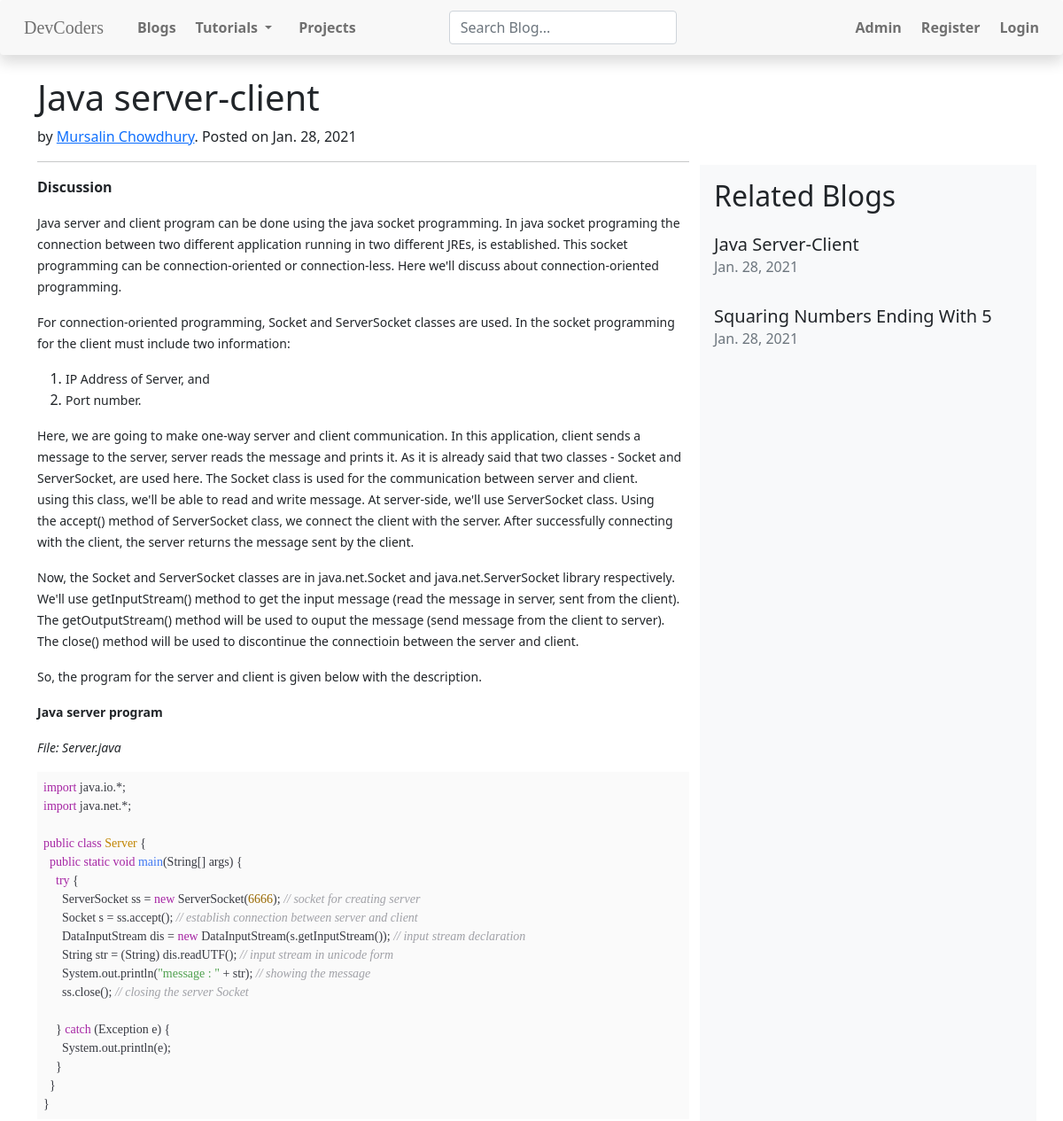
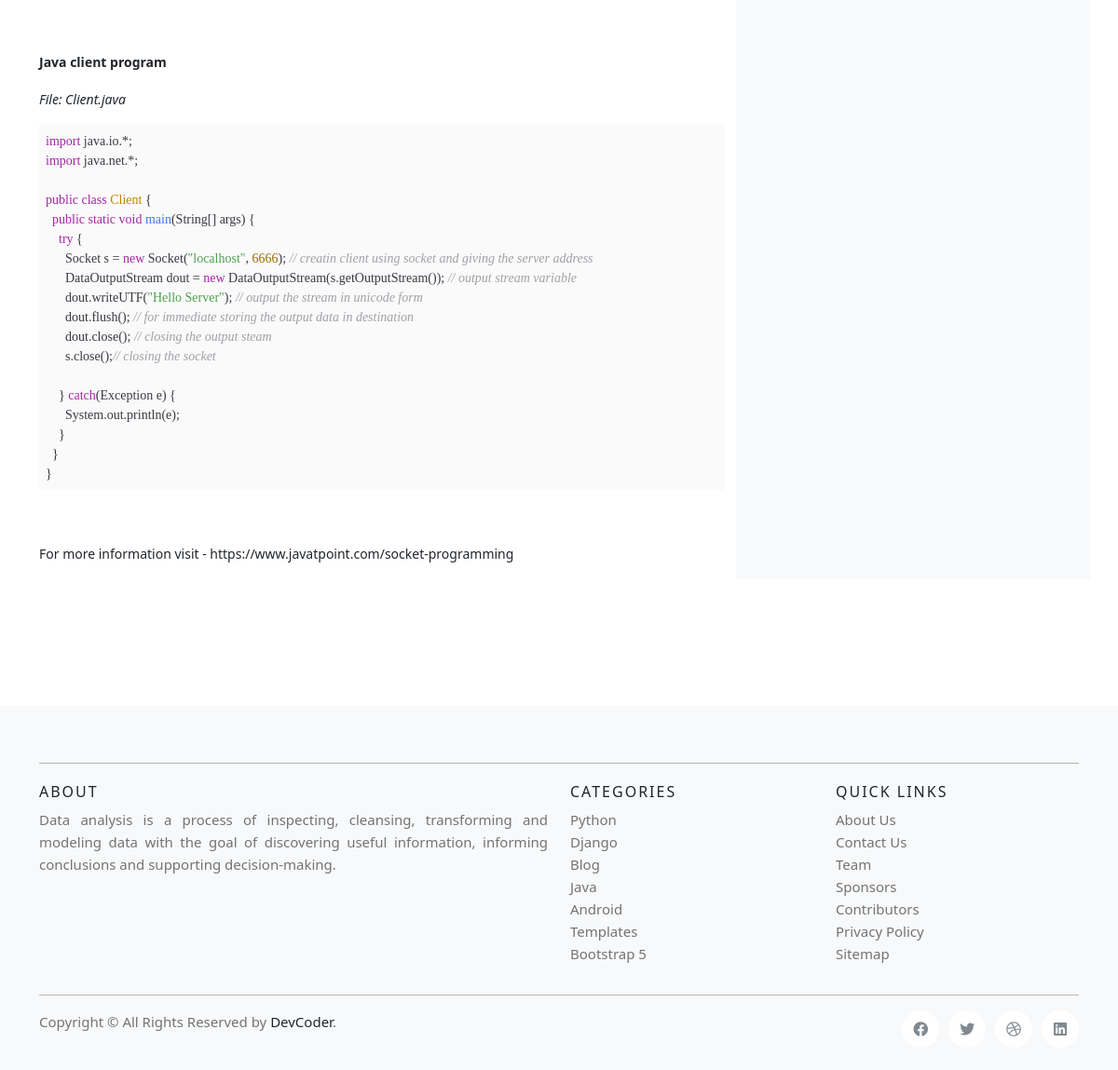
The page //java-server-client/ on the database as committed earlier (2 pictures, top to bottom).
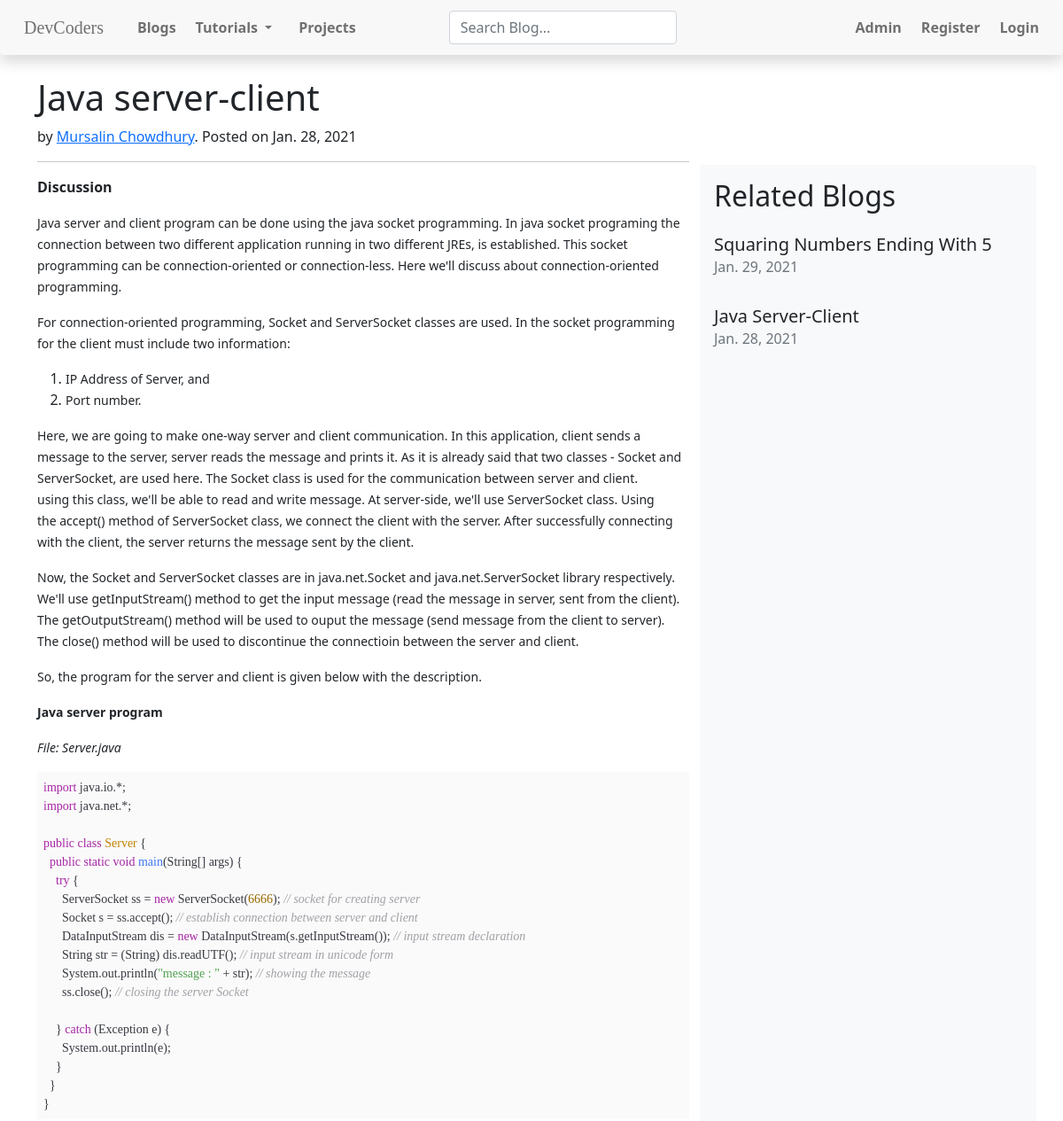
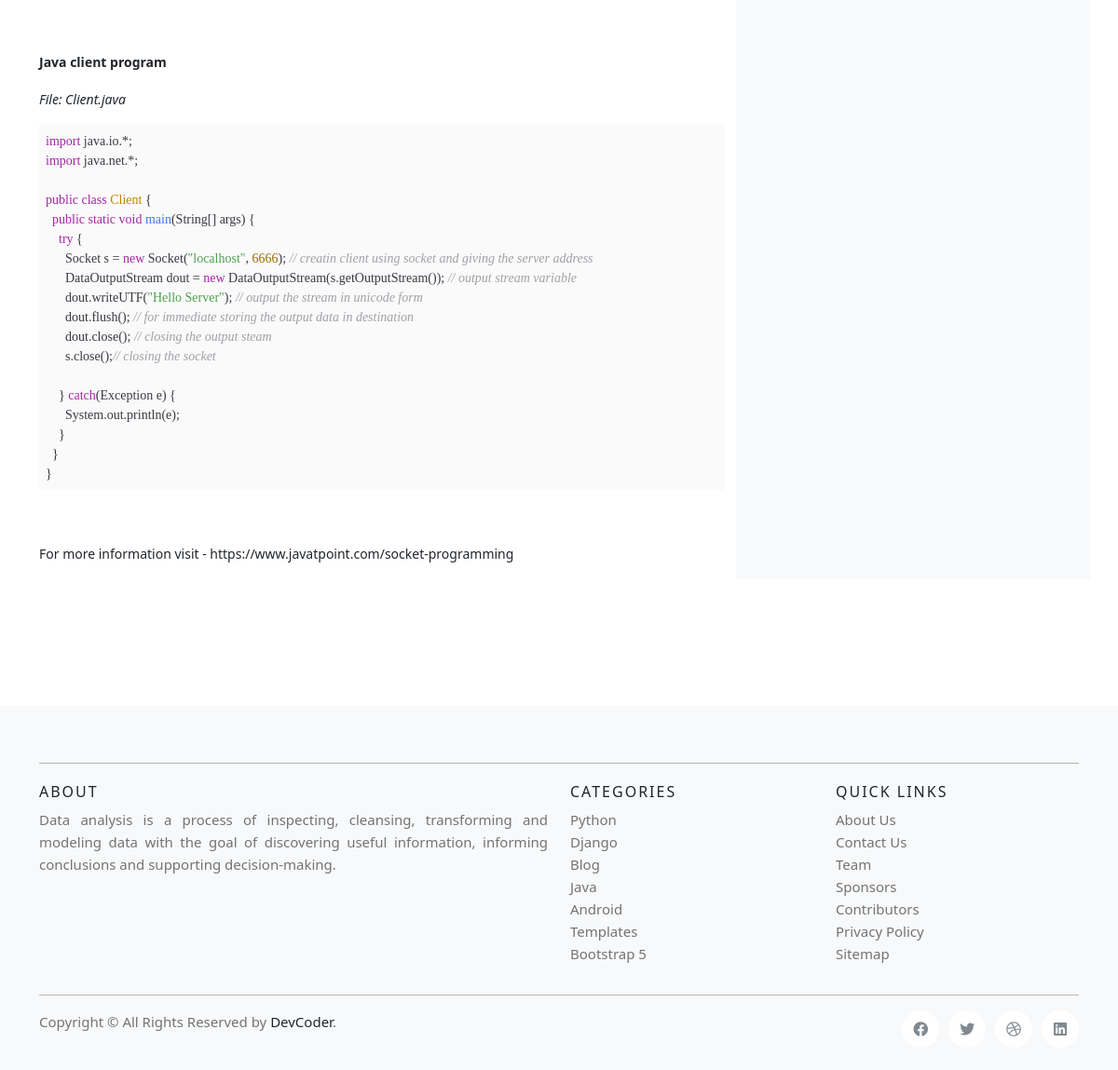
The same page on the database as committed later (2 pictures, top to bottom).
### blog/models.py (models this page shows, shortened)
class BlogDB(models.Model):
    description = models.CharField(max_length=200)
    keywords = MultiSelectField(choices=keyword_choices, max_choices=3)
    author = models.CharField(
        max_length=50, default='http://sdt-inc.github.io/')
    title = models.CharField(max_length=200)
    slug = models.SlugField(max_length=200, null=True, blank=True, unique=True)
    tag = MultiSelectField(choices=keyword_choices, max_choices=3)
    writer_name = MultiSelectField(
        choices=writer_choices, max_choices=1)
    date = models.DateField(auto_now=timezone.now())
    body = RichTextUploadingField(config_name='special', blank=True, null=True)
    related_page_link = models.CharField(max_length=200)

### blog/views.py (the view)
# urls.py: path('/<slug:slug>/', views.BlogDetailView.as_view(), name='blog-detail'),
class BlogDetailView(DetailView):
    model = BlogDB
    template_name = 'blog/blog-detail.html'
    paginate_by = 5
    def get_context_data(self, **kwargs):
        context = super().get_context_data(**kwargs)
        if len(context['object'].keywords) >= 2:
            context['related_blog'] = BlogDB.objects.filter(
                keywords__icontains=context['object'].keywords[0]).filter(keywords__icontains=context['object'].keywords[1]).order_by('-date')
        else:
            context['related_blog'] = BlogDB.objects.filter(
                keywords__icontains=context['object'].keywords[0]).order_by('-date')
        return context

### blog/templates/blog/blog-detail.html (shortened to what this page needs)
{% extends 'blog/base.html' %}
{% load static %}
{% block index_page %}
<div class="container">
    <div class="row">
        <div class="col-md-8">
            <h1>{{ object.title }}</h2>
                <article>
                    <address>
                        by
                        <a href="#">{{ object.writer_name }}</a>. Posted on {{ object.date }}
                    </address>
                </article>
                <hr>
                <p>{{ object.body | safe }}</p>
        </div>
        <div class="col-md-4 bg-light p-3" style='margin-top: 100px; padding-left: 10px;'>
            <h2>Related Blogs</h2>
            <ul class="list-unstyled">
                {% for data in related_blog %}
                <li class='pt-3'>
                    <a class='h5 text-capitalize text-decoration-none text-dark' href="/%2F{{ data.slug }}/"
                        class="text-decoration-none">
                        {{ data.title }}
                    </a>
                    <p class="text-muted">{{ data.date }}</p>
                </li>
                {% endfor %}
            </ul>
        </div>
    </div>
</div>
{% endblock index_page %}

Rows that differ between the two databases and show on the page:
changed BlogDB "Squaring Numbers Ending With 5": date "Jan. 28, 2021" → "Jan. 29, 2021"; moves up the list
